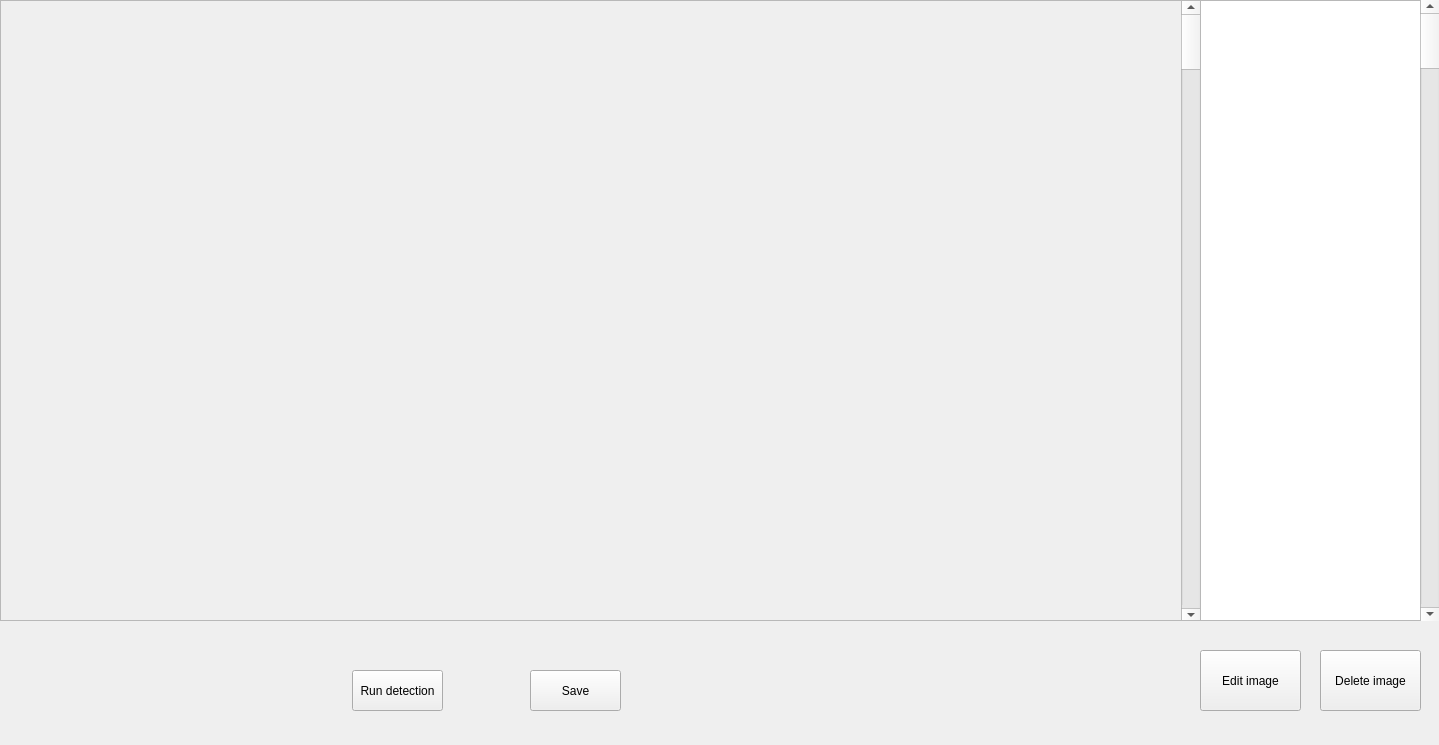
<?xml version="1.0" encoding="UTF-8"?>
<ui version="4.0">
 <class>Widget</class>
 <widget class="QWidget" name="Widget">
  <property name="geometry">
   <rect>
    <x>0</x>
    <y>0</y>
    <width>1439</width>
    <height>745</height>
   </rect>
  </property>
  <property name="windowTitle">
   <string>Widget</string>
  </property>
  <widget class="QListView" name="listView">
   <property name="geometry">
    <rect>
     <x>1200</x>
     <y>0</y>
     <width>241</width>
     <height>621</height>
    </rect>
   </property>
  </widget>
  <widget class="QScrollArea" name="scrollArea">
   <property name="geometry">
    <rect>
     <x>0</x>
     <y>0</y>
     <width>1201</width>
     <height>621</height>
    </rect>
   </property>
   <property name="widgetResizable">
    <bool>true</bool>
   </property>
   <widget class="QWidget" name="scrollAreaWidgetContents">
    <property name="geometry">
     <rect>
      <x>0</x>
      <y>0</y>
      <width>1199</width>
      <height>619</height>
     </rect>
    </property>
    <widget class="QScrollBar" name="verticalScrollBar">
     <property name="geometry">
      <rect>
       <x>1220</x>
       <y>0</y>
       <width>20</width>
       <height>621</height>
      </rect>
     </property>
     <property name="orientation">
      <enum>Qt::Vertical</enum>
     </property>
    </widget>
    <widget class="QScrollBar" name="verticalScrollBar_3">
     <property name="geometry">
      <rect>
       <x>1180</x>
       <y>0</y>
       <width>20</width>
       <height>621</height>
      </rect>
     </property>
     <property name="orientation">
      <enum>Qt::Vertical</enum>
     </property>
    </widget>
   </widget>
  </widget>
  <widget class="QScrollBar" name="verticalScrollBar_2">
   <property name="geometry">
    <rect>
     <x>1420</x>
     <y>0</y>
     <width>20</width>
     <height>621</height>
    </rect>
   </property>
   <property name="orientation">
    <enum>Qt::Vertical</enum>
   </property>
  </widget>
  <widget class="QPushButton" name="pushButton">
   <property name="geometry">
    <rect>
     <x>1200</x>
     <y>650</y>
     <width>101</width>
     <height>61</height>
    </rect>
   </property>
   <property name="text">
    <string>Edit image</string>
   </property>
  </widget>
  <widget class="QPushButton" name="pushButton_2">
   <property name="geometry">
    <rect>
     <x>1320</x>
     <y>650</y>
     <width>101</width>
     <height>61</height>
    </rect>
   </property>
   <property name="text">
    <string>Delete image</string>
   </property>
  </widget>
  <widget class="QPushButton" name="pushButton_3">
   <property name="geometry">
    <rect>
     <x>352</x>
     <y>670</y>
     <width>91</width>
     <height>41</height>
    </rect>
   </property>
   <property name="text">
    <string>Run detection</string>
   </property>
  </widget>
  <widget class="QPushButton" name="pushButton_4">
   <property name="geometry">
    <rect>
     <x>530</x>
     <y>670</y>
     <width>91</width>
     <height>41</height>
    </rect>
   </property>
   <property name="text">
    <string>Save</string>
   </property>
  </widget>
 </widget>
 <layoutdefault spacing="6" margin="11"/>
 <resources/>
 <connections/>
</ui>
